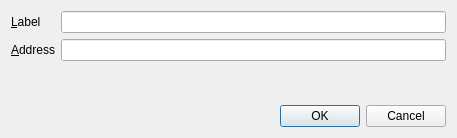
<?xml version="1.0" encoding="UTF-8"?>
<ui version="4.0">
 <class>EditAddressDialog</class>
 <widget class="QDialog" name="EditAddressDialog">
  <property name="geometry">
   <rect>
    <x>0</x>
    <y>0</y>
    <width>457</width>
    <height>138</height>
   </rect>
  </property>
  <property name="windowTitle">
   <string>Edit Address</string>
  </property>
  <layout class="QVBoxLayout" name="verticalLayout">
   <item>
    <layout class="QFormLayout" name="formLayout">
     <property name="fieldGrowthPolicy">
      <enum>QFormLayout::AllNonFixedFieldsGrow</enum>
     </property>
     <item row="0" column="0">
      <widget class="QLabel" name="label">
    
       <property name="text">
        <string>&amp;Label</string>
       </property>
       <property name="buddy">
        <cstring>labelEdit</cstring>
       </property>
      </widget>
     </item>
     <item row="0" column="1">
      <widget class="QLineEdit" name="labelEdit">
       <property name="toolTip">
        <string>The label associated with this address book entry</string>
       </property>
      </widget>
     </item>
     <item row="1" column="0">
      <widget class="QLabel" name="label_2">
      
       <property name="text">
        <string>&amp;Address</string>
       </property>
       <property name="buddy">
        <cstring>addressEdit</cstring>
       </property>
      </widget>
     </item>
     <item row="1" column="1">
      <widget class="QLineEdit" name="addressEdit">
       <property name="toolTip">
        <string>The address associated with this address book entry. This can only be modified for sending addresses.</string>
       </property>
      </widget>
     </item>
    </layout>
   </item>
   <item>
    <widget class="QDialogButtonBox" name="buttonBox">
     <property name="orientation">
      <enum>Qt::Horizontal</enum>
     </property>
     <property name="standardButtons">
      <set>QDialogButtonBox::Cancel|QDialogButtonBox::Ok</set>
     </property>
    </widget>
   </item>
  </layout>
 </widget>
 <resources/>
 <connections>
  <connection>
   <sender>buttonBox</sender>
   <signal>accepted()</signal>
   <receiver>EditAddressDialog</receiver>
   <slot>accept()</slot>
   <hints>
    <hint type="sourcelabel">
     <x>248</x>
     <y>254</y>
    </hint>
    <hint type="destinationlabel">
     <x>157</x>
     <y>274</y>
    </hint>
   </hints>
  </connection>
  <connection>
   <sender>buttonBox</sender>
   <signal>rejected()</signal>
   <receiver>EditAddressDialog</receiver>
   <slot>reject()</slot>
   <hints>
    <hint type="sourcelabel">
     <x>316</x>
     <y>260</y>
    </hint>
    <hint type="destinationlabel">
     <x>286</x>
     <y>274</y>
    </hint>
   </hints>
  </connection>
 </connections>
</ui>
